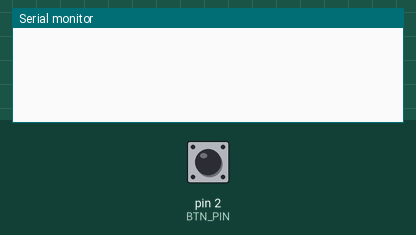
Bench run of a sketch on a simulated Arduino Uno, built with avr-gcc and run on an emulated ATmega328P. On the bench: the last lines printed to the serial monitor. The inputs (shaded band) are chosen by the test bench; at power-on: pin 2 (BTN_PIN) LOW.

Above: at 1.2 s.
1.3 s: pin 2 (BTN_PIN) pulled HIGH for 0.15 s
At 1.8 s:
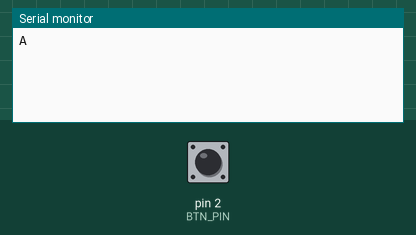
2.9 s: pin 2 (BTN_PIN) pulled HIGH for 1 s
At 4.2 s:
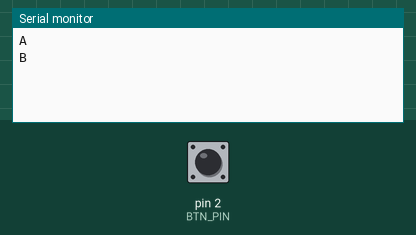

The sketch:

switch.ino
```cpp
#define BTN_PIN 2

int mode_state = 0;
int prevbtn = -1;
int currbtn = -1;

void setup()
{
  Serial.begin(9600);
  pinMode(BTN_PIN, INPUT);
}

void loop()
{
  currbtn = digitalRead(BTN_PIN);
  if(currbtn == 1 && prevbtn == 0)
  {
    if(mode_state == 0)
    {
      mode_state = 1;
      Serial.println("A");
    }
    else
    {
      mode_state = 0;
      Serial.println("B");
    }
  }
  prevbtn = currbtn;
  delay(100);
}
```

Measured:
- after the input at 1.3 s, the serial monitor: prints a new line at once (image 1)
- after the input at 2.9 s, the serial monitor: prints a new line at once (image 2)
